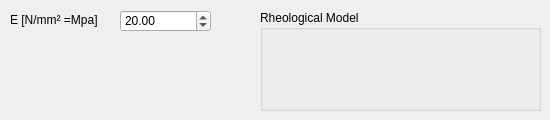
    <widget class="QWidget" name="HOOK">
     <attribute name="title">
      <string>Hook</string>
     </attribute>
     <widget class="QDoubleSpinBox" name="VAL_E_HOOK">
      <property name="geometry">
       <rect>
        <x>120</x>
        <y>10</y>
        <width>91</width>
        <height>22</height>
       </rect>
      </property>
      <property name="decimals">
       <number>2</number>
      </property>
      <property name="maximum">
       <double>8000.000000000000000</double>
      </property>
      <property name="value">
       <double>20.000000000000000</double>
      </property>
     </widget>
     <widget class="QLabel" name="LABEL_VAL_E_HOOK">
      <property name="geometry">
       <rect>
        <x>10</x>
        <y>10</y>
        <width>91</width>
        <height>20</height>
       </rect>
      </property>
      <property name="text">
       <string>E [N/mm² =Mpa]</string>
      </property>
     </widget>
     <widget class="QGroupBox" name="RHEO_BOX_HOOK">
      <property name="geometry">
       <rect>
        <x>260</x>
        <y>10</y>
        <width>281</width>
        <height>101</height>
       </rect>
      </property>
      <property name="title">
       <string>Rheological Model</string>
      </property>
      <widget class="QLabel" name="RHEO_HOOK">
       <property name="geometry">
        <rect>
         <x>10</x>
         <y>20</y>
         <width>261</width>
         <height>71</height>
        </rect>
       </property>
       <property name="text">
        <string/>
       </property>
       <property name="pixmap">
        <pixmap>PIC/Rheo_Hook.png</pixmap>
       </property>
       <property name="scaledContents">
        <bool>true</bool>
       </property>
      </widget>
     </widget>
    </widget>
